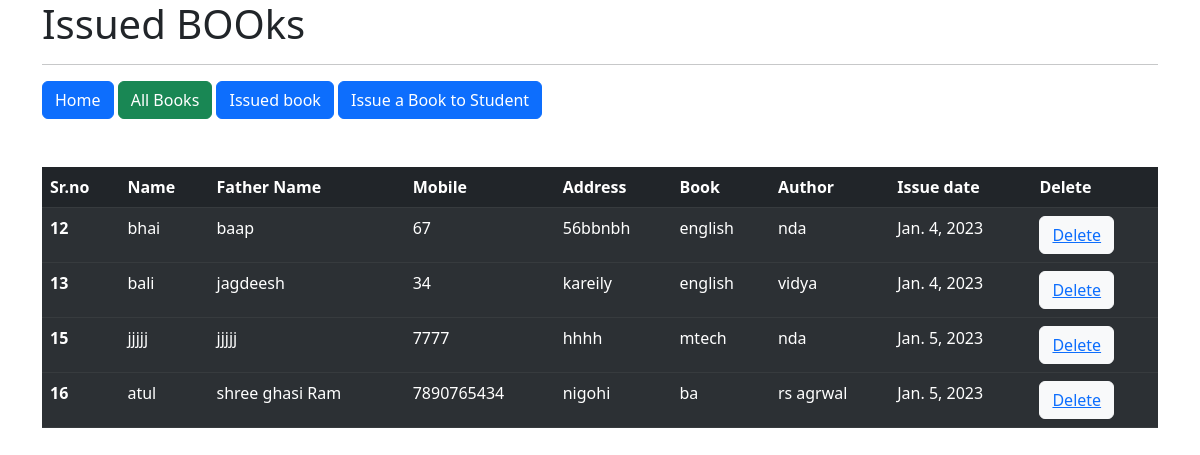
The app's page /issue_book/ with its own data.
### library_app/models.py (models this page shows, shortened)
class Student(models.Model):
    book_name=models.ForeignKey(Book,on_delete=models.CASCADE,null=True)
    author_name=models.ForeignKey(Author,on_delete=models.CASCADE)
    stu_name=models.CharField(max_length=150,null=False)
    father_name=models.CharField(max_length=150,null=False)
    address=models.CharField(max_length=150,null=False)
    phone=models.IntegerField(default=0)
    issue_date=models.DateField()

class Book(models.Model):
    book_name=models.CharField(max_length=150)
    def __str__(self):
        return self.book_name

class Author(models.Model):
    Book=models.ForeignKey(Book,on_delete=models.CASCADE)
    author_name=models.CharField(max_length=150)
    def __str__(self):
        return self.author_name

### library_app/views.py (the view)
# urls.py: path('issue_book/',issue_book),
def issue_book(request):
    issue_book=Student.objects.all()
    d={'issue_book':issue_book}
    return render(request,'issue_book.html',d)

### templates/issue_book.html (shortened to what this page needs)
<!doctype html>
<html lang="en">
  <head>
    <link href="https://cdn.jsdelivr.net/npm/bootstrap@5.3.0-alpha1/dist/css/bootstrap.min.css" rel="stylesheet">
  </head>
  <body>
    <div class="container">
        <h1>Issued BOOks</h1>
        <hr>
        <a class="btn btn-primary" href="/" role="button">Home</a>
        <a class="btn btn-success" href="/avl_book" role="button">All Books</a>
        <a class="btn btn-primary" href="/issue_book" role="button">Issued book</a>
        <a class="btn btn-primary" href="/issue_book_student" role="button">Issue a Book to Student </a>
    </div>
    <div class="container mt-5">
        <table class="table table-dark table-striped">
            <thead>
              <tr>
                <th scope="col">Sr.no</th>
                <th scope="col">Name</th>
                <th scope="col">Father Name</th>
                <th scope="col">Mobile</th>
                <th scope="col">Address</th>
                <th scope="col">Book</th>
                <th scope="col">Author</th>
                <th scope="col">Issue date</th>
                <th scope="col">Delete</th>
              </tr>
            </thead>
            {% for stu in issue_book %}
            <tbody>
              <tr>
                <th scope="row">{{stu.id}}</th>
                <td>{{stu.stu_name}}</td>
                <td>{{stu.father_name}}</td>
                <td>{{stu.phone}}</td>
                <td>{{stu.address}}</td>
                <td>{{stu.book_name}}</td>
                <td>{{stu.author_name}}</td>
                <td>{{stu.issue_date}}</td>
                <form action="/delete" method="post">
                <td><button type="submit" class="btn btn-light" for="stu_id" id="stu_id"   name="stu_id" value="{{stu.id}}"><a href="/delete/{{stu.id}}">Delete</a></button></td>
            </form>
              </tr>
            </tbody>
            {%endfor%}
          </table>
        </div>
</body>
</html>

### records on screen
Student: id "12", stu_name "bhai", father_name "baap", phone "67", address "56bbnbh", book_name "english", author_name "nda", issue_date "Jan. 4, 2023"
Student: id "13", stu_name "bali", father_name "jagdeesh", phone "34", address "kareily", book_name "english", author_name "vidya", issue_date "Jan. 4, 2023"
Student: id "15", stu_name "jjjjj", father_name "jjjjj", phone "7777", address "hhhh", book_name "mtech", author_name "nda", issue_date "Jan. 5, 2023"
Student: id "16", stu_name "atul", father_name "shree ghasi Ram", phone "7890765434", address "nigohi", book_name "ba", author_name "rs agrwal", issue_date "Jan. 5, 2023"
